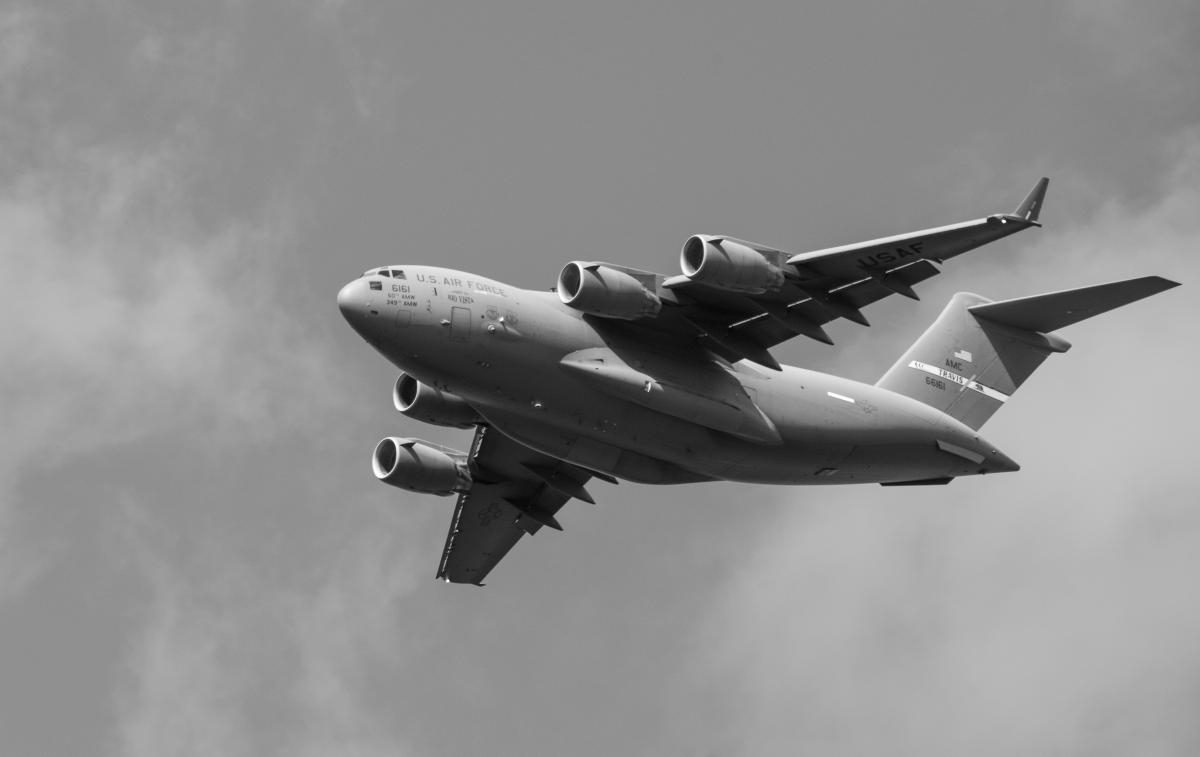
#> input picture liveClass/0517/images/new_plane.jpeg, 3600 x 2270 px, given in place of Lenna.png, which was not available (shown at 1/3 size)
$ python 'image형태변환.py'
#> lines starting #> are read from the running program, lines starting #| are printed output that depends on the picture; pictures that were not available may be replaced by others from this repository, and a replacement may not be noted
#> in main, img is the input picture: PIL image 3600x2270 L; min 0, max 255, mean 140.7
from PIL import Image


def crop(img, coordinates):
    # TODO: [지시사항 1번] 이미지를 자르는 코드를 완성하세요.
#> called with coordinates = (150, 200, 450, 300)
    img_crop = img.crop(coordinates)
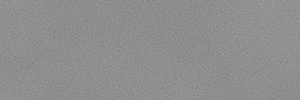
#> img_crop: PIL image 300x100 L; min 119, max 165, mean 142.5

    return img_crop


def rotate(img, angle, expand=False):
    # TODO: [지시사항 2번] 이미지를 회전하는 코드를 완성하세요.
#> called with angle = 160, expand = True
    img_rotate = img.rotate(angle, expand=expand)
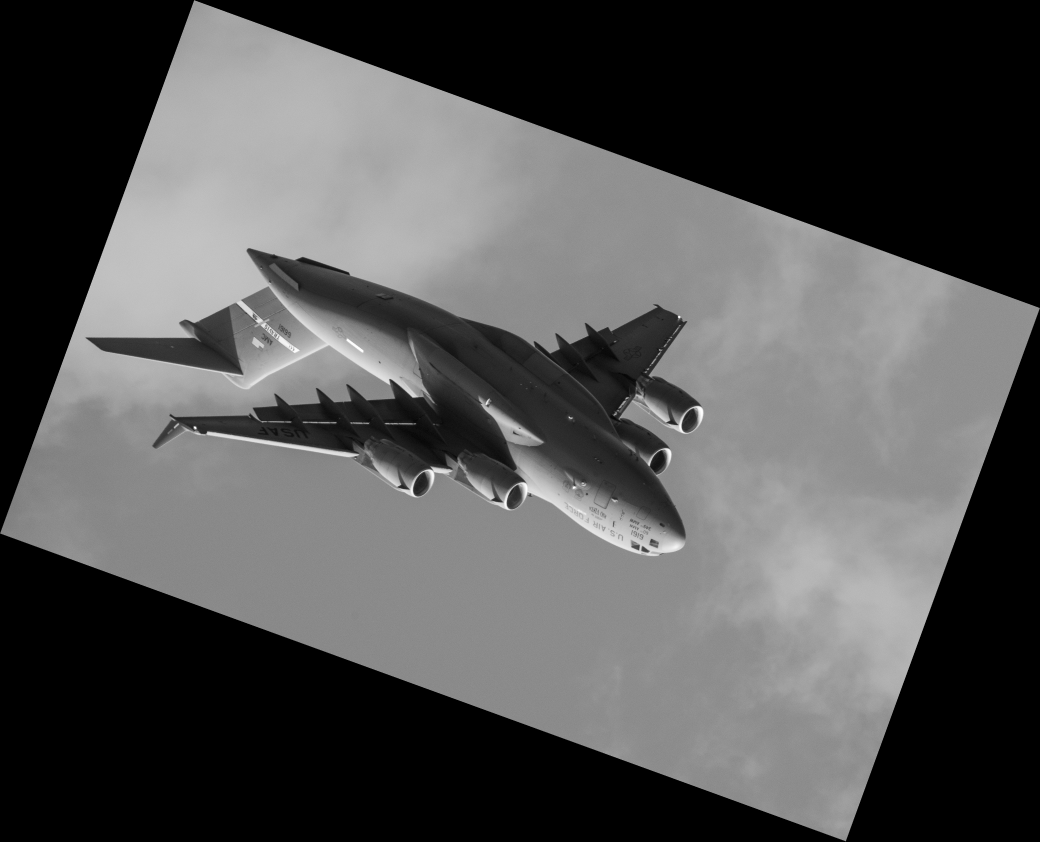
#> img_rotate: PIL image 4160x3366 L (shown at 1/4 size); min 0, max 255, mean 82.1

    return img_rotate


def resize(img, new_size):
    # TODO: [지시사항 3번] 이미지 크기를 변경하는 코드를 완성하세요.
#> called with new_size = (640, 360)
    img_resize = img.resize(new_size)
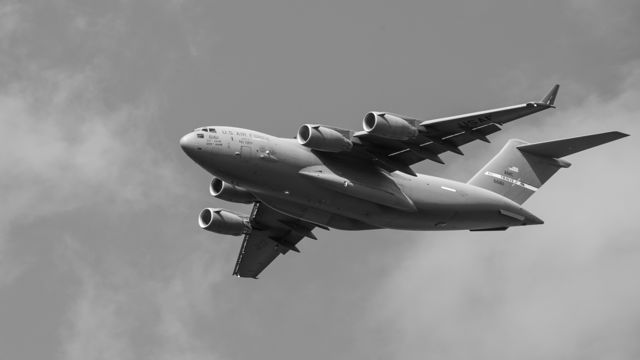
#> img_resize: PIL image 640x360 L; min 6, max 255, mean 140.7

    return img_resize


def shearing(img, shear_factor):
    # TODO: [지시사항 4번] 이미지를 전단 변환하는 코드를 완성하세요.
#> called with shear_factor = 0.8
    img_shearing = img.transform((int(img.size[0] * (1 + shear_factor)), img.size[1]),
                                 Image.AFFINE, (1, -shear_factor, 0, 0, 1, 0))
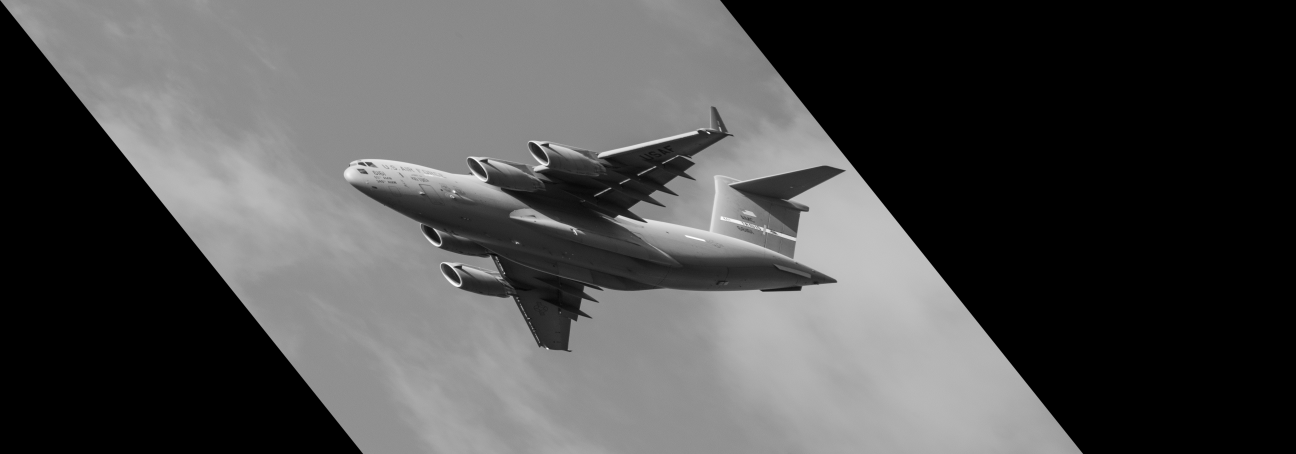
#> img_shearing: PIL image 6480x2270 L (shown at 1/5 size); min 0, max 255, mean 78.2

    return img_shearing


def show_image(img, name):
    img.save(name)


def main():
    img = Image.open("onlineClass/week18/class1/PIL/Lenna.png")

    # TODO: [지시사항 5번] 지시사항에 따라 적절한 이미지 변환을 수행하세요.

    # 이미지 자르기
    img_crop = crop(img, (150, 200, 450, 300))

    # 이미지 회전하기
    img_rotate = rotate(img, 160, expand=True)

    # 이미지 크기 바꾸기
    img_resize = resize(img, (640, 360))

    # 이미지 전단 변환
    img_shearing = shearing(img, 0.8)

    print("=" * 50, "Crop 결과", "=" * 50)
    show_image(img_crop, "crop.png")

    print("=" * 50, "Rotate 결과", "=" * 50)
    show_image(img_rotate, "rotate.png")

    print("=" * 50, "Resize 결과", "=" * 50)
    show_image(img_resize, "resize.png")

    print("=" * 50, "Shearing 결과", "=" * 50)
    show_image(img_shearing, "shearing.png")

    return img_crop, img_rotate, img_resize, img_shearing


if __name__ == "__main__":
    main()

$ run again, on liveClass/0517/images/plane_256x256.jpeg
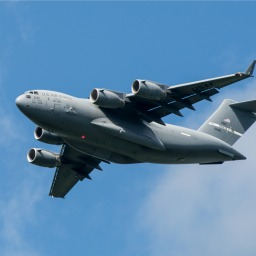
#> input picture liveClass/0517/images/plane_256x256.jpeg, 256 x 256 px, given in place of Lenna.png, which was not available
#> in main, img is the input picture: PIL image 256x256 RGB; mean R, G, B 90.5, 133.1, 169
#> in resize, `img_resize = img.resize(new_size)`:
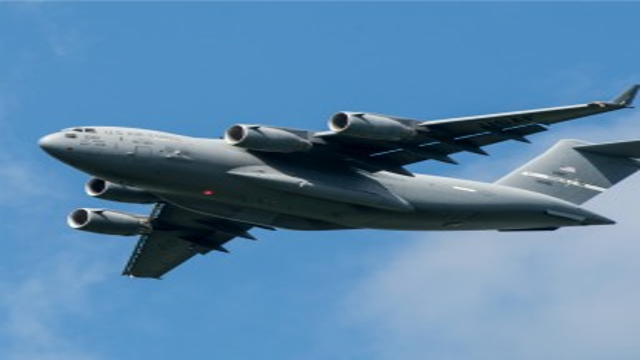
#> img_resize: PIL image 640x360 RGB; mean R, G, B 90.5, 133.1, 169
#> in shearing, `img_shearing = img.transform((int(img.size[0] * (1 + shear_factor)), i..`:
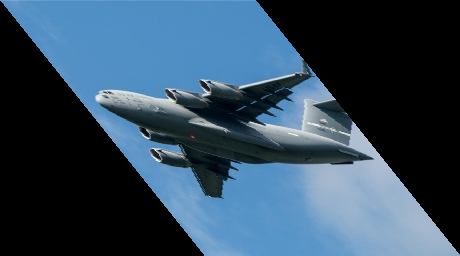
#> img_shearing: PIL image 460x256 RGB; mean R, G, B 50.4, 74.1, 94.1
